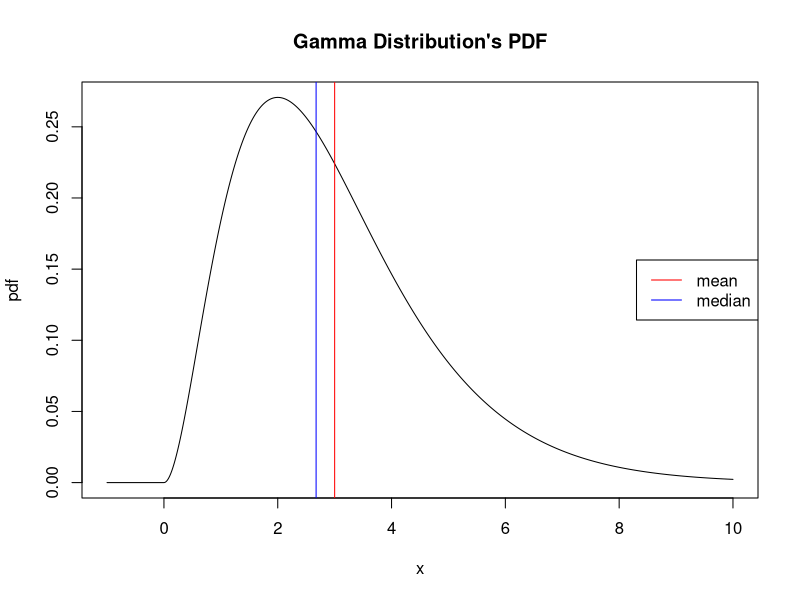
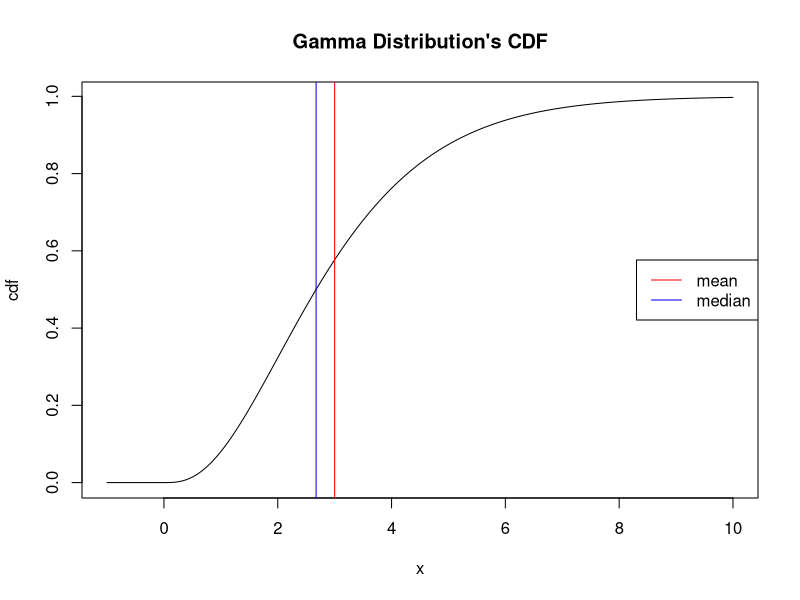
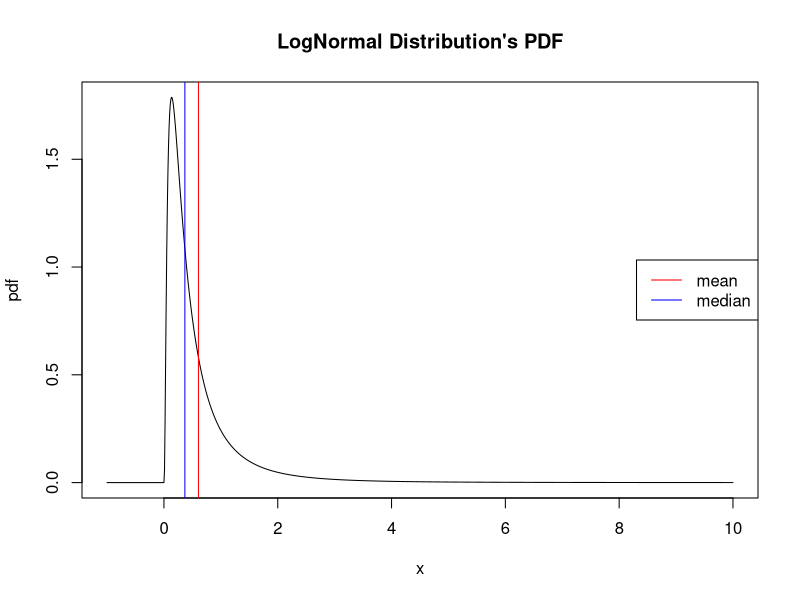
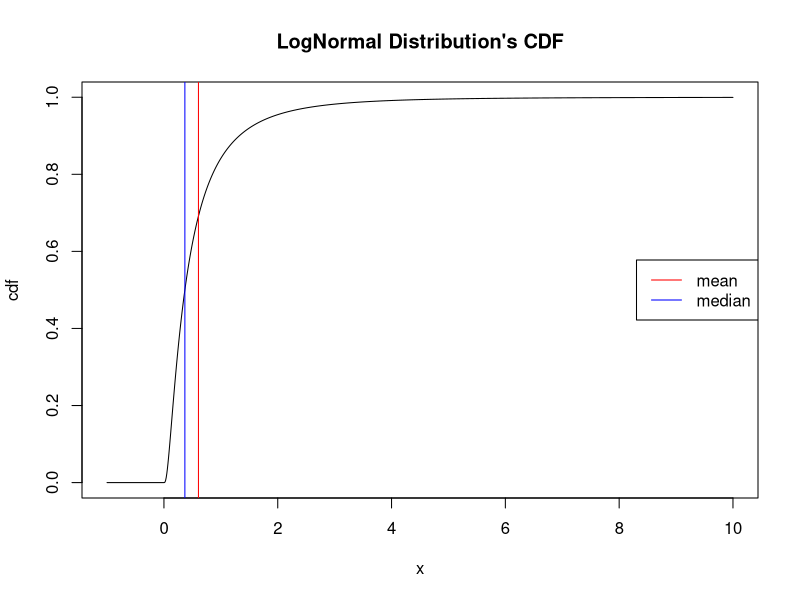
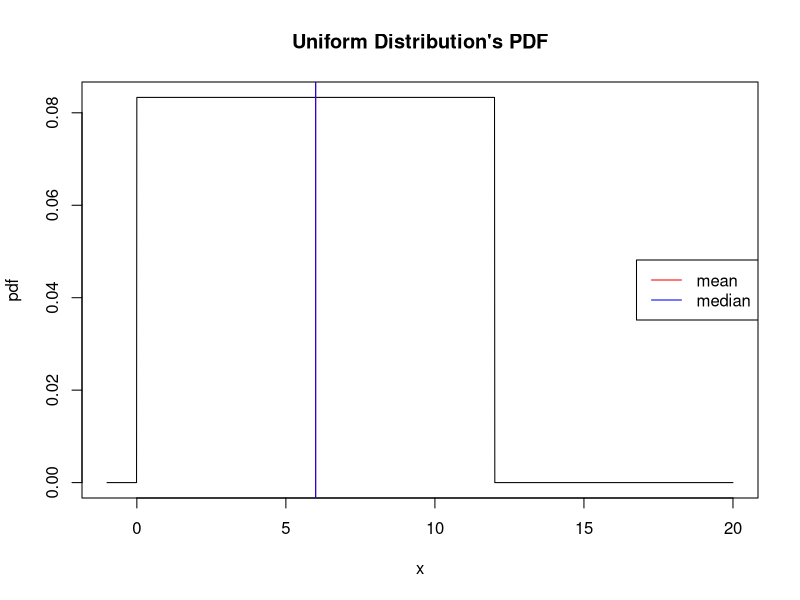
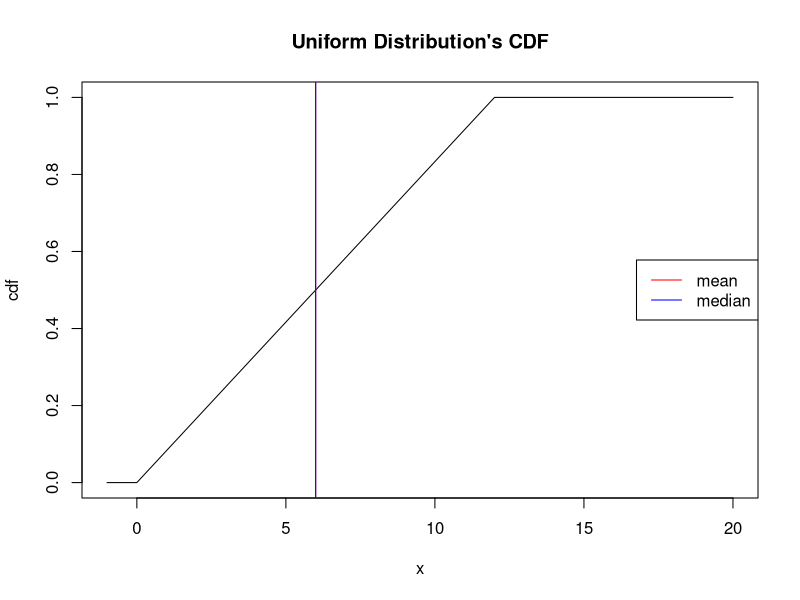
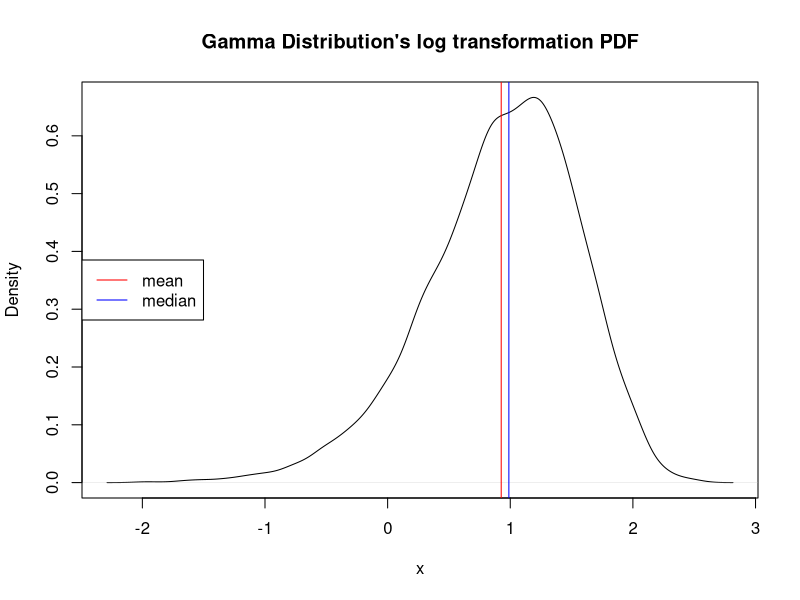
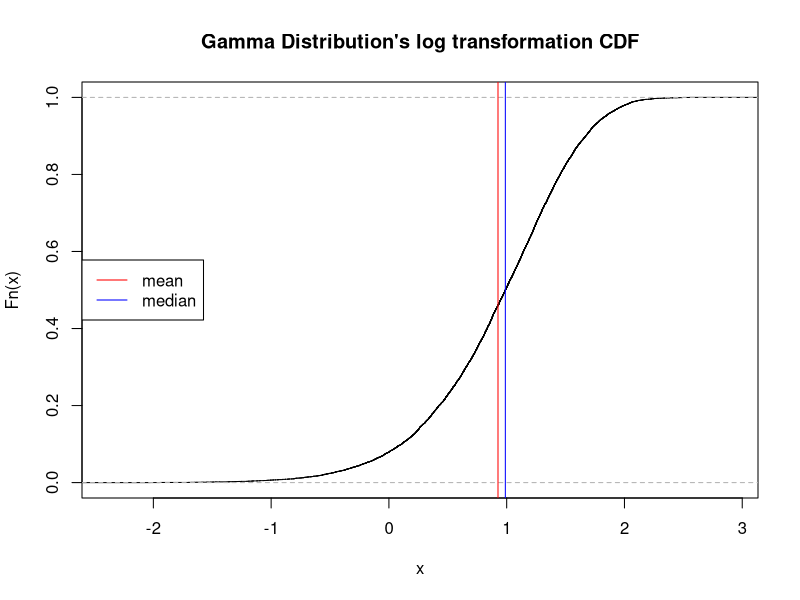

The R source for these figures, in order:
## ---- chunk 1
knitr::opts_chunk$set(echo = TRUE)
## ---- chunk 2
suppressPackageStartupMessages(require(tidyverse))
suppressPackageStartupMessages(require(ggplot2))
## ---- chunk 3
x <- seq(-1,10,by=0.01)
# PDF
pdf <- dgamma(x,shape = 3, scale = 1)
# CDF 
cdf <- pgamma(x,shape = 3, scale = 1)

mean <- 3*1
median <- qgamma(0.5, shape = 3, scale=1)

#PDF
plot(x,pdf, main="Gamma Distribution's PDF", type ="l")
abline(v = mean, col = "red")
abline(v = median, col = "blue")
legend("right", c("mean","median"),col =  c("red","blue"), lty=c(1,1))

#CDF
plot(x,cdf, main="Gamma Distribution's CDF", type ="l")
abline(v = mean, col = "red")
abline(v = median, col = "blue")
legend("right", c("mean","median"),col =  c("red","blue"), lty=c(1,1))
## ---- chunk 4
x <- seq(-1,10,by=0.01)
# PDF
pdf <- dlnorm(x,-1,1)
# CDF
cdf <- plnorm(x,-1,1)
mean <- exp(-1+1^2/2)
median <- qlnorm(0.5, -1,1)

#PDF
plot(x,pdf, main="LogNormal Distribution's PDF", type ="l")
abline(v = mean, col = "red")
abline(v = median, col = "blue")
legend("right", c("mean","median"),col =  c("red","blue"), lty=c(1,1))

#CDF
plot(x,cdf, main="LogNormal Distribution's CDF", type ="l")
abline(v = mean, col = "red")
abline(v = median, col = "blue")
legend("right", c("mean","median"),col =  c("red","blue"), lty=c(1,1))
## ---- chunk 5
x <- seq(-1,20,by=0.01)
# PDF
pdf <- dunif(x,0,12)
# CDF
cdf <- punif(x,0,12)
mean <- (0+12)/2
median <- qunif(0.5, 0,12)

#PDF
plot(x,pdf, main="Uniform Distribution's PDF", type ="l")
abline(v = mean, col = "red")
abline(v = median, col = "blue")
legend("right", c("mean","median"),col =  c("red","blue"), lty=c(1,1))

#CDF
plot(x,cdf, main="Uniform Distribution's CDF", type ="l")
abline(v = mean, col = "red")
abline(v = median, col = "blue")
legend("right", c("mean","median"),col =  c("red","blue"), lty=c(1,1))
## ---- chunk 6
x <- rgamma(10000, shape = 3, scale =1)

# PDF log transformation
Y <- log(x)
plot(density(Y),type = "l",main ="Gamma Distribution's log transformation PDF", xlab = "x")
abline(v = mean(Y), col = "red")
abline(v = median(Y), col = "blue")
legend("left",c("mean","median"), col = c("red","blue"), lty=c(1,1))

# CDF log transformation
plot(ecdf(Y), main = "Gamma Distribution's log transformation CDF")
abline(v = mean(Y), col = "red")
abline(v = median(Y), col = "blue")
legend("left",c("mean","median"), col = c("red","blue"), lty=c(1,1))
## ---- chunk 7
x <- rlnorm(10000, -1, 1)

# PDF log transformation
Y <- log(x)
plot(density(Y),type = "l",main ="LogNormal Distribution's log transformation PDF",xlab = "x")
abline(v = mean(Y), col = "red")
abline(v = median(Y), col = "blue")
legend("left",c("mean","median"), col = c("red","blue"), lty=c(1,1))

# CDF log transformation
plot(ecdf(Y), main = "LogNormal Distribution's log transformation CDF")
abline(v = mean(Y), col = "red")
abline(v = median(Y), col = "blue")
legend("left",c("mean","median"), col = c("red","blue"), lty=c(1,1))
## ---- chunk 8
x <- runif(10000, 0, 12)

# PDF log transformation
Y <- log(x)
plot(density(Y),type = "l",main ="Uniform Distribution's log transformation PDF",xlab = "x")
abline(v = mean(Y), col = "red")
abline(v = median(Y), col = "blue")
legend("left",c("mean","median"), col = c("red","blue"), lty=c(1,1))

# CDF log transformation
plot(ecdf(Y), main = "Uniform Distribution's log transformation CDF")
abline(v = mean(Y), col = "red")
abline(v = median(Y), col = "blue")
legend("left",c("mean","median"), col = c("red","blue"), lty=c(1,1))
## ---- chunk 9
# generate the sample
sample <- data.frame(replicate(1000,rgamma(100,shape=3,scale=1)))
# calculate the arthmetic and geometric mean
gamma_arthi <- rep(NA,1000)
gamma_geo <- rep(NA,1000)
for (i in seq_along(gamma_arthi)){
  gamma_arthi[i] <- mean(sample[[i]])
  gamma_geo[i] <- exp(mean(log(sample[[i]])))
}
# generate the graphic
data.frame(arthmetic = gamma_arthi,geometric = gamma_geo) %>%
  ggplot(aes(x=arthmetic,y=geometric)) +
  geom_point()+
  geom_smooth(method = "lm")+
  labs(
    x= "Arthmetic Mean",
    y= "Geomeric Mean",
    title ="Gamma Distribution Arthmetic Mean VS Geomeric Mean "
  )
## ---- chunk 10
# generate the sample
sample <- data.frame(replicate(1000,rlnorm(100,-1,1)))
# calculate the arthmetic and geometric mean
logNormal_arthi <- rep(NA,1000)
logNormal_geo <- rep(NA,1000)
for (i in seq_along(logNormal_arthi)){
  logNormal_arthi[i] <- mean(sample[[i]])
  logNormal_geo[i] <- exp(mean(log(sample[[i]])))
}
# generate the graphic
data.frame(arthmetic = logNormal_arthi,geometric=logNormal_geo) %>%
  ggplot(aes(x=arthmetic,y=geometric)) +
  geom_point()+
  geom_smooth(method = "lm")+
  labs(
    x= "Arthmetic Mean",
    y= "Geomeric Mean",
    title ="LogNormal Distribution Arthmetic Mean VS Geomeric Mean "
  )
## ---- chunk 11
# generate the sample
sample <- data.frame(replicate(1000,runif(100,0,12)))
# calculate the arthmetic and geometric mean
uniform_arthi <- rep(NA,1000)
uniform_geo <- rep(NA,1000)
for (i in seq_along(uniform_arthi)){
  uniform_arthi[i] <- mean(sample[[i]])
  uniform_geo[i] <- exp(mean(log(sample[[i]])))
}
# generate the graphic
data.frame(arthmetic = uniform_arthi,geometric = uniform_geo) %>%
  ggplot(aes(x=arthmetic,y=geometric)) +
  geom_point()+
  geom_smooth(method = "lm")+
  labs(
    x= "Arthmetic Mean",
    y= "Geomeric Mean",
    title ="Uniform Distribution Arthmetic Mean VS Geomeric Mean "
  )
## ---- chunk 12
# set seed
set.seed(2)
# gamma arithmetic mean
gamma_arthi_value <- replicate(1000,mean(rgamma(100,shape=3,scale=1)))
# gamma geometric mean
gamma_geo_value <- replicate(1000,exp(mean(log(rgamma(100,shape=3,scale=1)))))
# find difference
gamma_diff = gamma_arthi_value-gamma_geo_value
# draw the figure
data.frame(gamma_diff) %>%
  ggplot(aes(x=gamma_diff))+
  geom_histogram(bins=30,
                 col = "black",
                 alpha=0.5,
                 breaks = seq(0,1.2,by = 0.05)) +
  labs(
    x="Gamma Difference",
    y="Count"
  )

# logNormal arithmetic mean
logNormal_arthi_value <- replicate(1000,mean(rlnorm(100,-1,1)))
# logNormal geometric mean
logNormal_geo_value <- replicate(1000,exp(mean(log(rlnorm(100,-1,1)))))
# find the difference 
logNormal_diff = logNormal_arthi_value-logNormal_geo_value
# draw the figure
data.frame(logNormal_diff) %>%
  ggplot(aes(x=logNormal_diff))+
  geom_histogram(bins=30,
                 col = "black",
                 alpha=0.5,
                 breaks=seq(0,0.6,by=0.05))+
  labs(
    x="LogNormal Difference",
    y="Count"
  )

# uniform arithmetic mean
uniform_arthi_value <- replicate(1000,mean(runif(300,0,12)))
# uniform geometric mean
uniform_geo_value <- replicate(1000,exp(mean(log(runif(300,0,12)))))
# find the difference 
uniform_diff = uniform_arthi_value-uniform_geo_value
# draw the figure
data.frame(uniform_diff) %>%
  ggplot(aes(x=uniform_diff))+
  geom_histogram(bins=30,
                 col = "black",
                 alpha=0.5,
                 breaks=seq(0,2.6,by=0.05))+
  labs(
    x="Uniform Difference",
    y="Count"
  )
